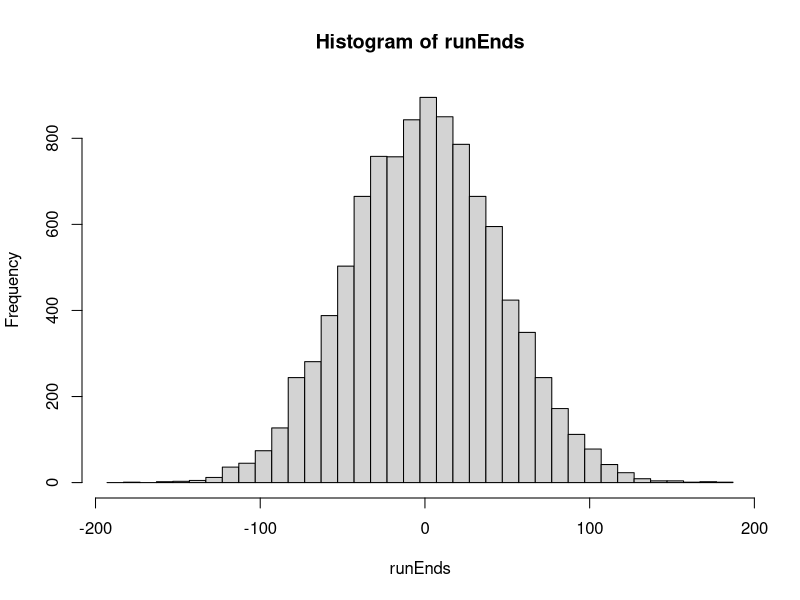
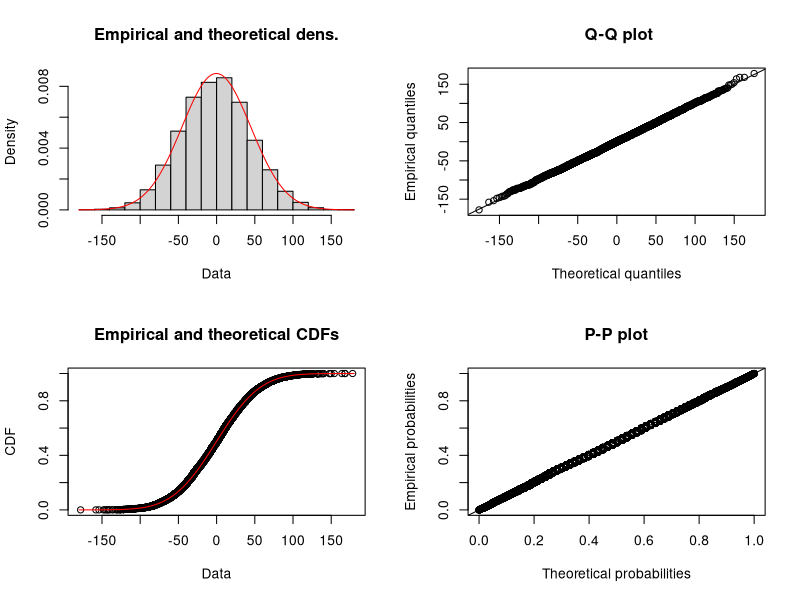
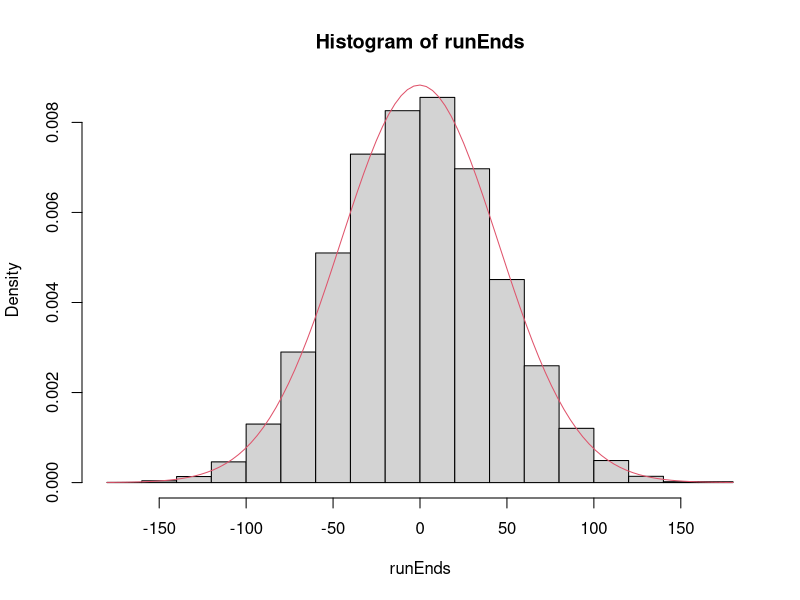

These figures' R source, in order:

# function to simulate one run and return the end position
simRun <- function(
  start=0
  ,stepSize=1
  ,stepProb=0.5
  ,steps=100) 
{ 
  stepRun <- rbinom(steps,1,stepProb)
  runEnd <- 0
  for (step in 1:steps) {
    runEnd <- runEnd + ifelse(stepRun[step]==0,-1*stepSize,stepSize)
  }
  return(runEnd)
}

# function to simulate a bunch of runs, return the end positions, and plot the histogram
simRuns <- function(
  runs=100
  ,start=0
  ,stepSize=1
  ,stepProb=0.5
  ,steps=100
  ,binSize=10)
{
  runEnds <- rep(0,runs)
  for (run in 1:runs) {
    runEnds[run] <- simRun(start,stepSize,stepProb,steps)
  }
  breaks <- seq((min(runEnds)-1.5*binSize),(max(runEnds)+1.5*binSize),binSize)
  hist(runEnds,breaks)
  return(runEnds)
}

# simulate a bunch of runs
runEnds <- simRuns(runs=10000,start=0,stepSiz=1,stepProb=0.5,steps=2000,binSize=10)

# have a look and fit the simulated distributions
library(fitdistrplus)
fitNorm <- fitdist(runEnds, "norm")    
plot(fitNorm)   

library(MASS)
fit <- fitdistr(runEnds, "normal")
para <- fit$estimate
hist(runEnds,prob = TRUE)
curve(dnorm(x, para[1], para[2]), col = 2, add = TRUE)
